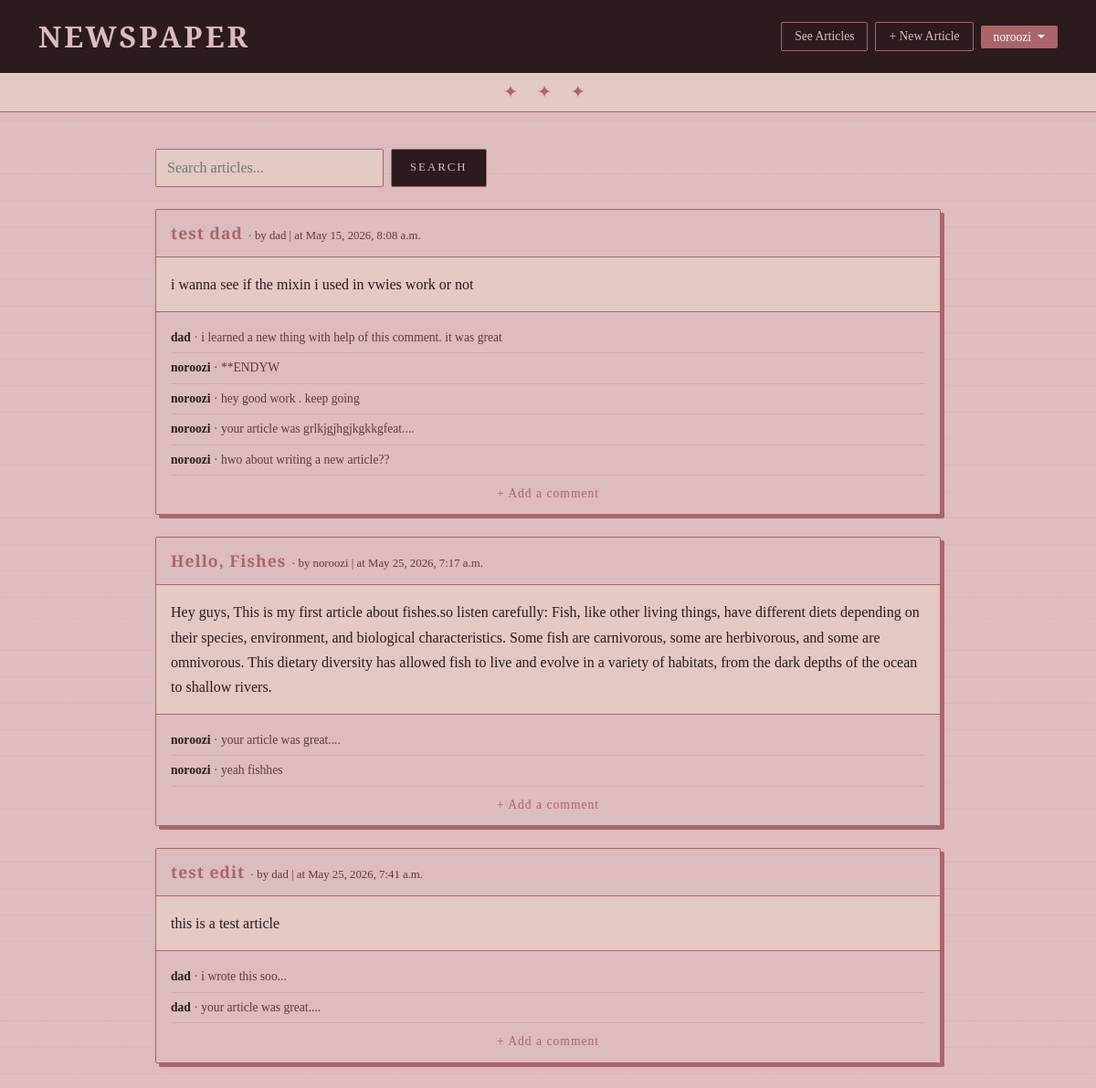
/articles/ (signed in), run on an earlier commit of the app's database.
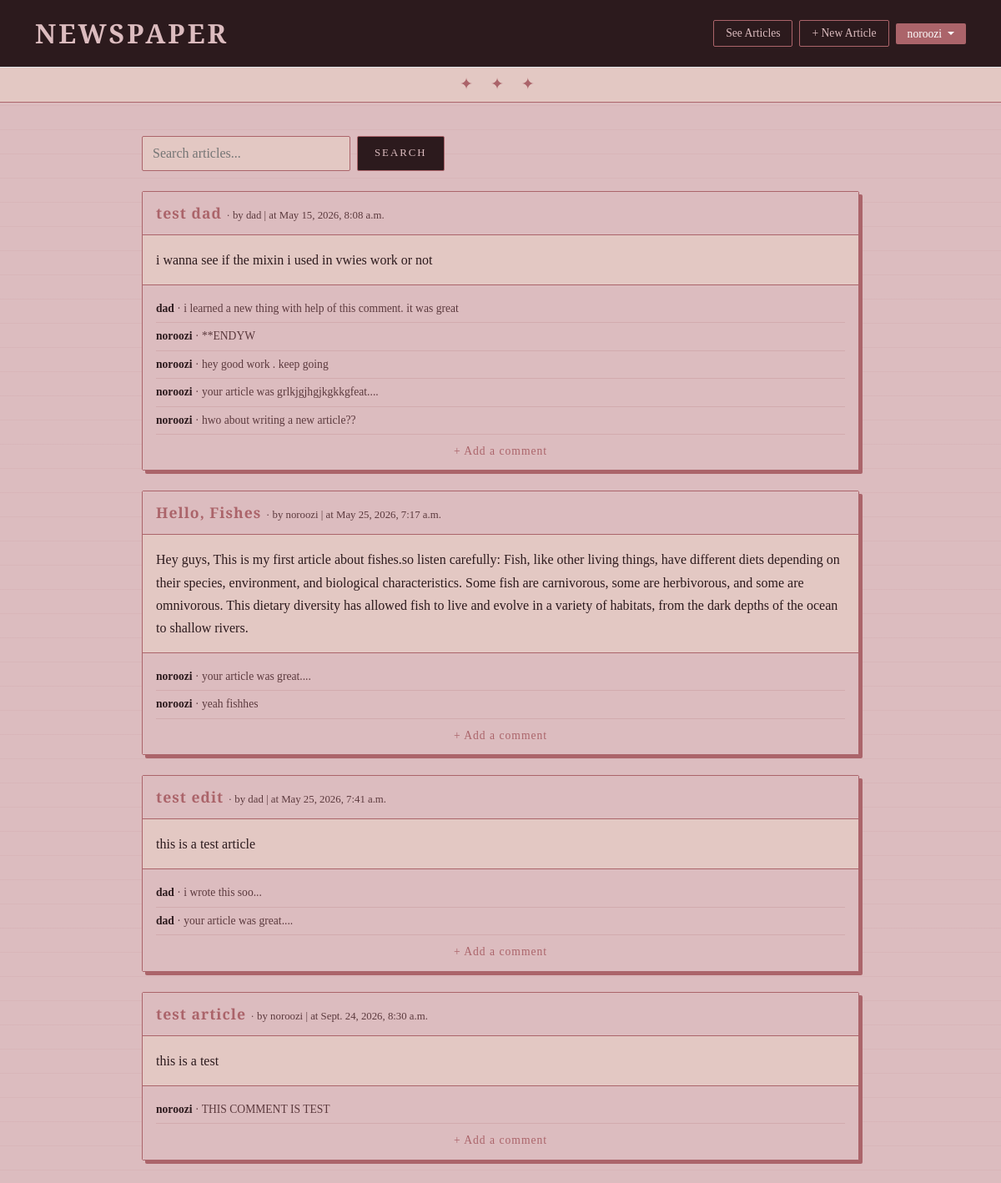
And on a later commit of the database.
### accounts/models.py (models this page shows)
class CustomUser(AbstractUser):
    age = models.PositiveIntegerField(null=True, blank=True)

### articles/models.py (models this page shows, shortened)
class Article(models.Model):
    title = models.CharField(max_length=255)
    body = models.TextField()
    date = models.DateTimeField(auto_now_add=True)
    author = models.ForeignKey(
        settings.AUTH_USER_MODEL,
        on_delete=models.CASCADE,
    )
    views = models.IntegerField(default=0)
    viewers = models.ManyToManyField(
        settings.AUTH_USER_MODEL,
        related_name='viewed_articles',
        blank=True
    )
    likes = models.ManyToManyField(
        settings.AUTH_USER_MODEL,
        related_name='liked_articles',
        blank=True
    )

class Comment(models.Model):
    article = models.ForeignKey(
        Article,
        on_delete=models.CASCADE,
    )
    comment = models.TextField(default="your article was great....")
    author = models.ForeignKey(
        settings.AUTH_USER_MODEL,
        on_delete=models.CASCADE,
    )
    def __str__(self):
        return self.comment

### articles/views.py (the view)
# urls.py: path("", ArticleList.as_view(), name="article_list"),
class ArticleList(mixins.CustomLoginNeededMixin, ListView):
    model = models.Article
    template_name = "article_list.html"
    def get_queryset(self):
        query = self.request.GET.get('q', '').strip()  # fix spaces
        if query:
            words = query.split()  # split into individual words
            filters = Q()
            for word in words:
                filters &= Q(title__icontains=word) | Q(body__icontains=word)
            return models.Article.objects.filter(filters)
        return models.Article.objects.all().order_by('-views')
    def get_context_data(self, **kwargs):
        context = super().get_context_data(**kwargs)
        context['query'] = self.request.GET.get('q', '')
        return context

### articles/mixins.py (called while the page is built)
    def dispatch(self, request, *args, **kwargs):
        if not request.user.is_authenticated:
            return redirect(self.login_url)
        return super().dispatch(request, *args, **kwargs)

### templates/article_list.html (shortened to what this page needs)
{% extends "base.html" %}
{% block content %}
    <form method="GET" action="" class="search-form">
        <input type="text" name="q" value="{{ query }}" placeholder="Search articles...">
        <button type="submit">Search</button>
    </form>
    {% for article in article_list %}
        <div class="article-card">
            <div class="article-header">
                <a href="{% url 'article_detail' article.pk %}" class="article-title">
                    {{ article.title }}
                </a>
                <span class="article-meta"> &middot; by {{ article.author }} | at {{ article.date }}</span>
            </div>
            <div class="article-body">
                {{ article.body }}
            </div>
            <div class="article-comments">
                {% for comment in article.comment_set.all %}
                    <div class="comment-item">
                        <span class="comment-author">{{ comment.author }}</span>
                        &middot; {{ comment }}
                    </div>
                {% endfor %}
                <a href="{% url 'article_detail' article.pk %}" class="add-comment-link">
                    + Add a comment
                </a>
            </div>
        </div>
    {% endfor %}
{% endblock content %}

### templates/base.html (shortened to what this page needs)
<!DOCTYPE html>
<html>
<head>
    {% block qq %}<link href="https://cdn.jsdelivr.net/npm/bootstrap@5.3.3/dist/css/bootstrap.min.css" rel="stylesheet"/>{% endblock qq %}
</head>
<body>
    <header class="p-3 border-bottom">
        <div class="container">
            <div class="d-flex flex-wrap align-items-center justify-content-between">
                <a href="{% url 'home' %}" class="navbar-brand">Newspaper</a>
                <div class="d-flex align-items-center gap-2">
                    {% if user.is_authenticated %}
                        <a href="{% url 'article_list' %}" class="btn-new">See Articles</a>
                        <a href="{% url 'article_create' %}" class="btn-new">+ New Article</a>
                        <div class="dropdown">
                            <a href="#" class="btn-user dropdown-toggle" id="dropdownUser1" data-bs-toggle="dropdown" aria-expanded="false">
                                {{ user.username }}
                            </a>
                        </div>
                    {% else %}
                        <a href="{% url 'login' %}" class="btn-login">Log In</a>
                        <a href="{% url 'signup' %}" class="btn-signup">Sign Up</a>
                    {% endif %}
                </div>
            </div>
        </div>
    </header>
    <div class="header-divider">✦ ✦ ✦</div>
    <main>
        {% block content %}
        {% endblock content %}
    </main>
</body>
</html>

### templates/base.html (style rules this page uses)
:root { --bg: #dcbcbf; --surface: #e3c8c3; --border: #ab646a; --dark: #2c1a1d; --text: #2c1a1d; --text-light: #5c3a3e; --accent: #ab646a; --accent-hover: #8a4a50; }
* { margin: 0; padding: 0; box-sizing: border-box; }
body { background-color: var(--bg); background-image: repeating-linear-gradient( 0deg, transparent, transparent 28px, rgba(171, 100, 106, 0.07) 28px, rgba(171, 100, 106, 0.07) 29px ); color: var(--text); font-family: Georgia, serif; min-height: 100vh; }
header { background-color: var(--dark); border-bottom: 3px double var(--border) !important; padding: 12px 30px !important; margin-bottom: 0 !important; }
.navbar-brand { color: var(--bg) !important; font-size: 2rem; font-weight: 700; font-family: 'Playfair Display', Georgia, serif; letter-spacing: 3px; text-decoration: none; text-transform: uppercase; }
.header-divider { text-align: center; color: var(--border); font-size: 1.2rem; letter-spacing: 8px; padding: 6px 0; background-color: var(--surface); border-bottom: 1px solid var(--border); }
.btn-new { background-color: transparent; color: var(--bg); border: 1px solid var(--border); padding: 5px 14px; border-radius: 2px; text-decoration: none; font-size: 0.85rem; font-family: 'Playfair Display', serif; transition: 0.3s; }
.btn-user { background-color: var(--accent); color: white !important; border: none; padding: 5px 14px; border-radius: 2px; text-decoration: none; font-size: 0.85rem; font-family: 'Playfair Display', serif; transition: 0.3s; }
main { max-width: 900px; margin: 40px auto; padding: 0 20px; }

### templates/article_list.html (style rules this page uses)
.search-form { display: flex; gap: 8px; margin-bottom: 24px; }
.search-form input[type=text] { background-color: var(--surface); border: 1px solid var(--border); border-radius: 2px; padding: 8px 12px; font-family: Georgia, serif; color: var(--dark); width: 250px; transition: 0.3s; }
.search-form button { background-color: var(--dark); color: var(--bg); border: 1px solid var(--border); border-radius: 2px; padding: 8px 20px; font-family: 'Playfair Display', Georgia, serif; letter-spacing: 2px; text-transform: uppercase; cursor: pointer; transition: 0.3s; font-size: 0.8rem; }
.article-card { background-color: var(--surface); border: 1px solid var(--border); border-radius: 2px; margin-bottom: 24px; box-shadow: 4px 4px 0px var(--border); }
.article-header { padding: 12px 16px; border-bottom: 1px solid var(--border); background-color: var(--bg); }
.article-title { font-family: 'Playfair Display', Georgia, serif; font-size: 1.1rem; font-weight: bold; color: var(--accent); text-decoration: none; letter-spacing: 1px; transition: 0.3s; }
.article-meta { font-size: 0.8rem; color: var(--text-light); font-family: Georgia, serif; }
.article-body { padding: 16px; font-family: Georgia, serif; color: var(--dark); line-height: 1.7; border-bottom: 1px solid var(--border); }
.article-comments { padding: 12px 16px; background-color: var(--bg); }
.comment-item { font-size: 0.85rem; color: var(--text-light); font-family: Georgia, serif; padding: 6px 0; border-bottom: 1px solid rgba(171, 100, 106, 0.2); }
.comment-author { font-weight: bold; color: var(--dark); }
.add-comment-link { display: block; text-align: center; margin-top: 10px; color: var(--accent); font-family: 'Playfair Display', Georgia, serif; font-size: 0.85rem; text-decoration: none; letter-spacing: 1px; transition: 0.3s; }

What changed in the data, as far as the page shows it:
added Article: title "test article", author "noroozi", date "Sept. 24, 2026, 8:30 a.m.", body "this is a test"
added Comment: author "noroozi", comment "THIS COMMENT IS TEST", shown under "test article"
